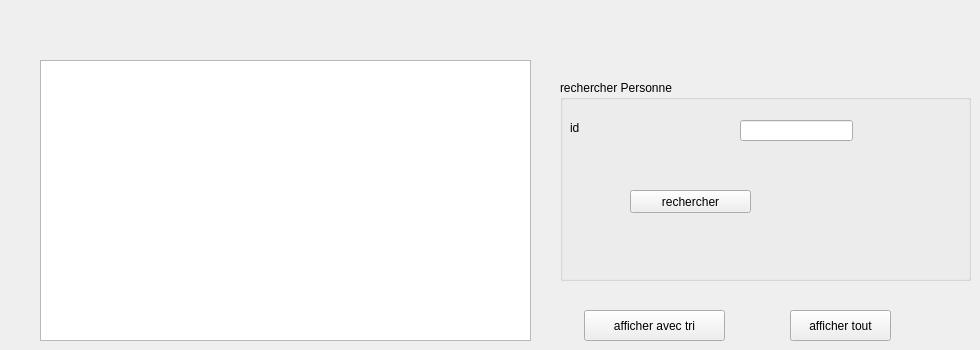
      <widget class="QWidget" name="tab_9">
       <attribute name="title">
        <string>afficher personne</string>
       </attribute>
       <widget class="QTableView" name="tableView_4">
        <property name="geometry">
         <rect>
          <x>40</x>
          <y>60</y>
          <width>491</width>
          <height>281</height>
         </rect>
        </property>
       </widget>
       <widget class="QGroupBox" name="groupBox_23">
        <property name="geometry">
         <rect>
          <x>560</x>
          <y>80</y>
          <width>411</width>
          <height>201</height>
         </rect>
        </property>
        <property name="title">
         <string>rechercher Personne</string>
        </property>
        <widget class="QLabel" name="label_74">
         <property name="geometry">
          <rect>
           <x>10</x>
           <y>40</y>
           <width>71</width>
           <height>16</height>
          </rect>
         </property>
         <property name="text">
          <string>id</string>
         </property>
        </widget>
        <widget class="QLineEdit" name="id_rech_per">
         <property name="geometry">
          <rect>
           <x>180</x>
           <y>40</y>
           <width>113</width>
           <height>21</height>
          </rect>
         </property>
        </widget>
        <widget class="QPushButton" name="pushButton_28">
         <property name="geometry">
          <rect>
           <x>70</x>
           <y>110</y>
           <width>121</width>
           <height>23</height>
          </rect>
         </property>
         <property name="text">
          <string>rechercher</string>
         </property>
        </widget>
       </widget>
       <widget class="QPushButton" name="pushButton_29">
        <property name="geometry">
         <rect>
          <x>790</x>
          <y>310</y>
          <width>101</width>
          <height>31</height>
         </rect>
        </property>
        <property name="text">
         <string>afficher tout</string>
        </property>
       </widget>
       <widget class="QPushButton" name="pushButton_30">
        <property name="geometry">
         <rect>
          <x>584</x>
          <y>310</y>
          <width>141</width>
          <height>31</height>
         </rect>
        </property>
        <property name="text">
         <string>afficher avec tri</string>
        </property>
       </widget>
      </widget>
